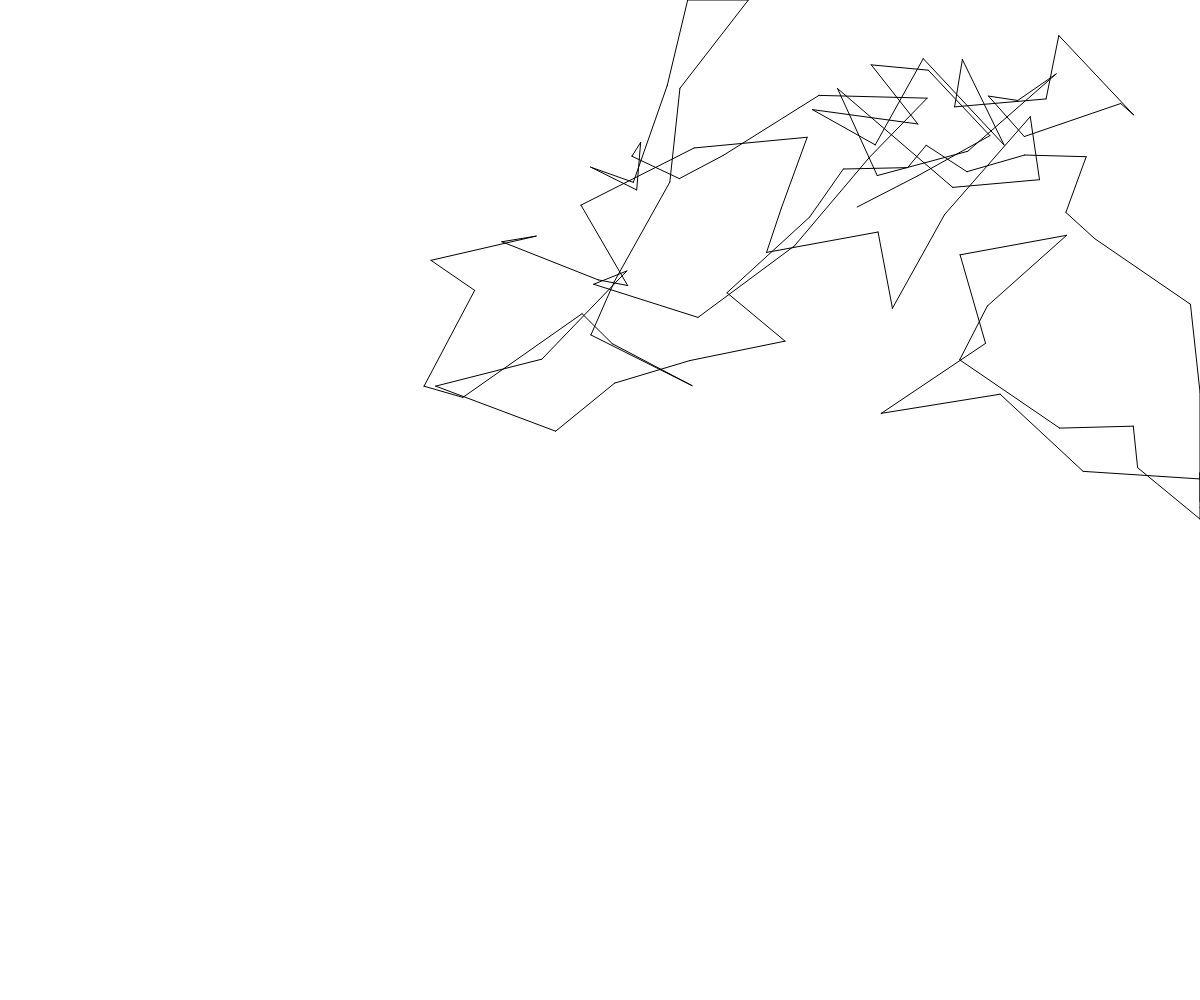
Frame 1 (no input)
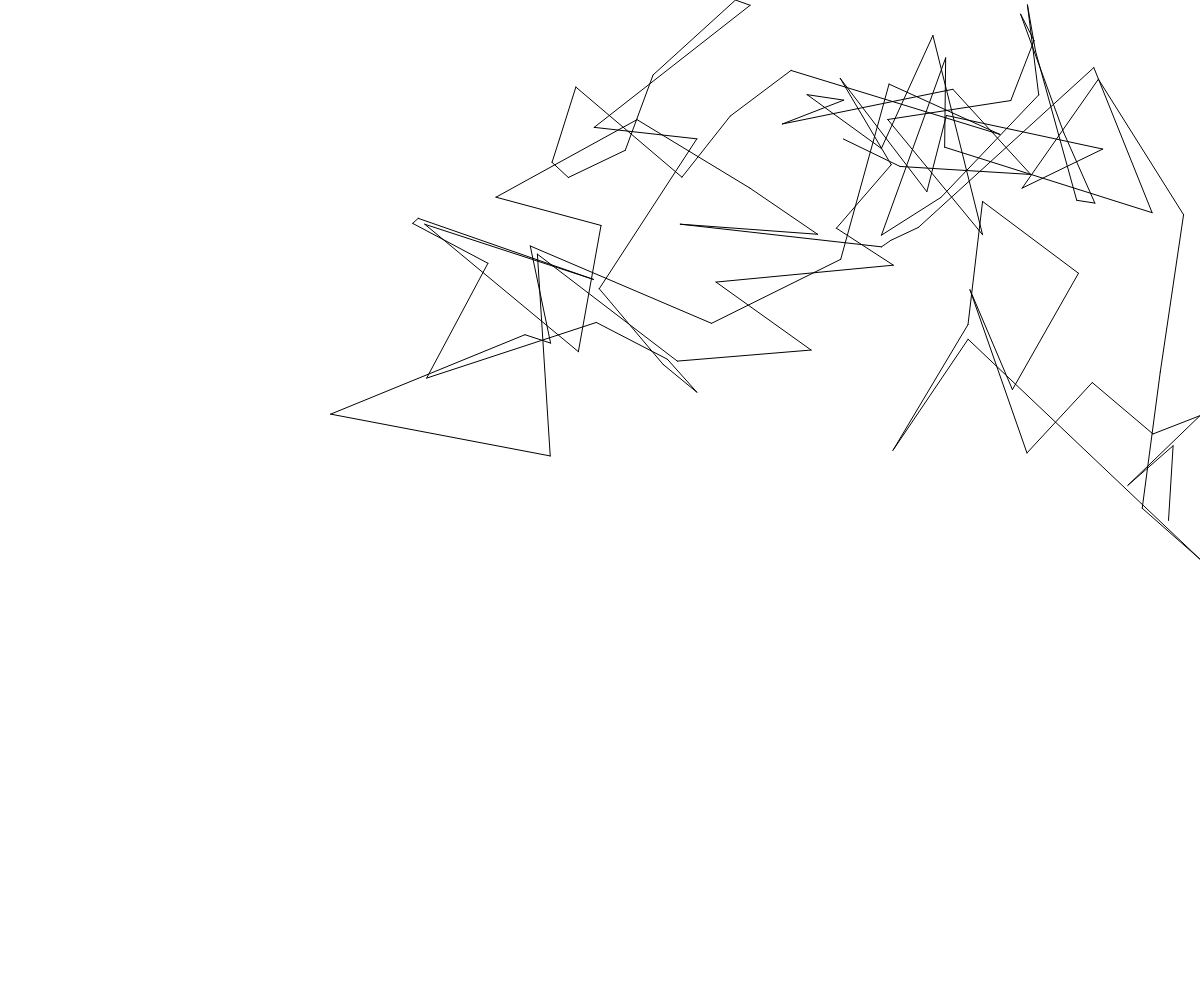
Frame 60 (no input)
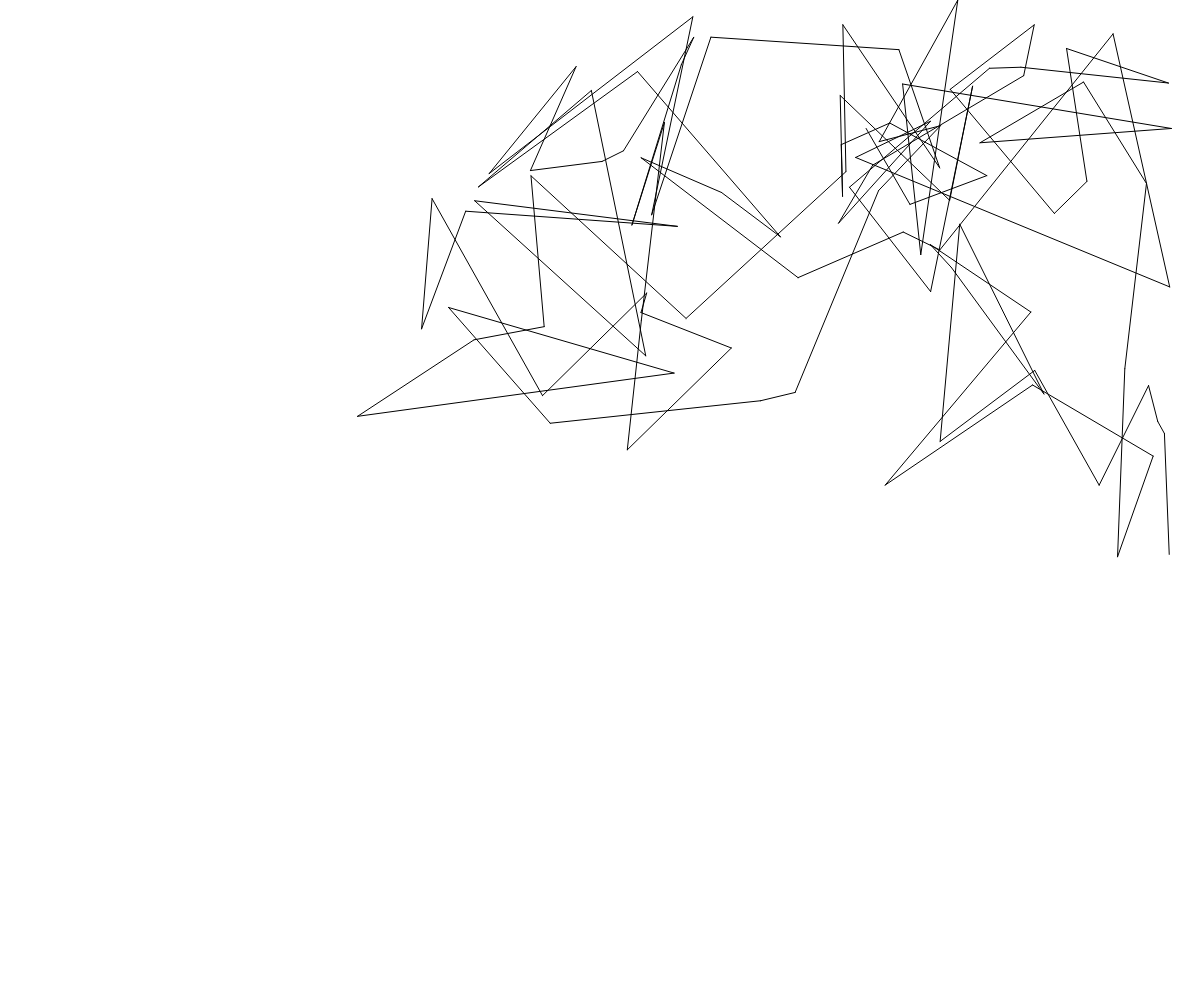
Frame 120 (the mouse pressed at the canvas centre since frame 60)

The p5.js sketch that drew these frames (run headless with seeded random() and noise() and a simulated clock; from frame 60 on, the mouse is pressed at the canvas centre):

// p5.js sketch
// ── sketch.js
var lineObject;

function setup() {
  createCanvas ( windowWidth, windowHeight );
  lineObject = new LineThingy(100);
  lineObject.createInitPts();
}

function draw() {
  background(255);
  lineObject.drawLines();
  lineObject.moveDaPts( random(20) );
}


function LineThingy(numOfPts){
  this.numOfPts = numOfPts;
  this.pts = [];
};

LineThingy.prototype.createInitPts = function () {

  this.pts[0] = [random(width), random(height)];

  for (var i = 1; i < this.numOfPts; i++) {
    var pt1 = constrain(this.pts[i-1][0] + random(width*-0.1,width*0.1), 0, width);
    var pt2 = constrain(this.pts[i-1][1] + random(height*-0.1,height*0.1), 0, height);
    this.pts[i] = [pt1, pt2];
  }
};

LineThingy.prototype.drawLines = function () {

  for (var i = 1; i < this.pts.length; i++) {
    stroke(0);
    line(this.pts[i-1][0],this.pts[i-1][1],this.pts[i][0],this.pts[i][1]);
  }


}

LineThingy.prototype.moveDaPts = function ( moveAmt ) {
  for (var i = 0; i < this.pts.length; i++) {
    var temp = this.pts[i];
    temp[0] = constrain( random(-moveAmt,moveAmt) + temp[0], 0, width );
    temp[1] = constrain( random(-moveAmt,moveAmt) + temp[1], 0, height );
    this.pts[i] = temp;
  }
};
